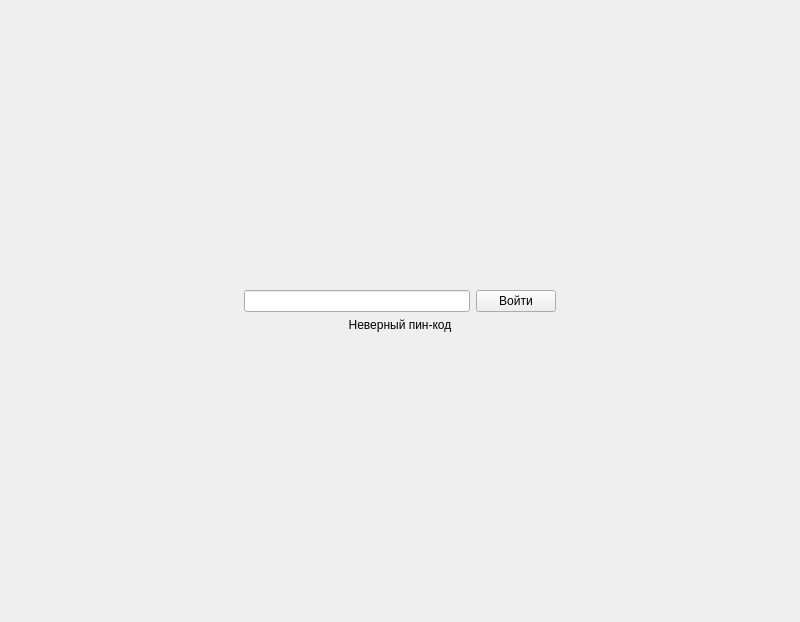
<?xml version="1.0" encoding="UTF-8"?>
<ui version="4.0">
 <class>MainWindow</class>
 <widget class="QMainWindow" name="MainWindow">
  <property name="geometry">
   <rect>
    <x>0</x>
    <y>0</y>
    <width>800</width>
    <height>622</height>
   </rect>
  </property>
  <property name="sizePolicy">
   <sizepolicy hsizetype="Expanding" vsizetype="Expanding">
    <horstretch>0</horstretch>
    <verstretch>0</verstretch>
   </sizepolicy>
  </property>
  <property name="windowTitle">
   <string>MainWindow</string>
  </property>
  <widget class="QWidget" name="centralwidget">
   <property name="sizePolicy">
    <sizepolicy hsizetype="Expanding" vsizetype="Expanding">
     <horstretch>0</horstretch>
     <verstretch>0</verstretch>
    </sizepolicy>
   </property>
   <layout class="QVBoxLayout" name="verticalLayout">
    <item>
     <widget class="QStackedWidget" name="stackedWidget">
      <property name="sizePolicy">
       <sizepolicy hsizetype="Expanding" vsizetype="Expanding">
        <horstretch>0</horstretch>
        <verstretch>0</verstretch>
       </sizepolicy>
      </property>
      <property name="currentIndex">
       <number>1</number>
      </property>
      <widget class="QWidget" name="Open_page">
       <layout class="QGridLayout" name="gridLayout">
        <item row="0" column="0">
         <spacer name="verticalSpacer">
          <property name="orientation">
           <enum>Qt::Orientation::Vertical</enum>
          </property>
          <property name="sizeHint" stdset="0">
           <size>
            <width>20</width>
            <height>40</height>
           </size>
          </property>
         </spacer>
        </item>
        <item row="2" column="0">
         <widget class="QLabel" name="open_failed">
          <property name="text">
           <string/>
          </property>
          <property name="alignment">
           <set>Qt::AlignmentFlag::AlignCenter</set>
          </property>
         </widget>
        </item>
        <item row="1" column="0">
         <layout class="QHBoxLayout" name="horizontalLayout_2">
          <item>
           <spacer name="horizontalSpacer">
            <property name="orientation">
             <enum>Qt::Orientation::Horizontal</enum>
            </property>
            <property name="sizeHint" stdset="0">
             <size>
              <width>40</width>
              <height>20</height>
             </size>
            </property>
           </spacer>
          </item>
          <item>
           <widget class="QLineEdit" name="filename_entered"/>
          </item>
          <item>
           <widget class="QPushButton" name="pushButton">
            <property name="text">
             <string>Открыть</string>
            </property>
           </widget>
          </item>
          <item>
           <spacer name="horizontalSpacer_2">
            <property name="orientation">
             <enum>Qt::Orientation::Horizontal</enum>
            </property>
            <property name="sizeHint" stdset="0">
             <size>
              <width>40</width>
              <height>20</height>
             </size>
            </property>
           </spacer>
          </item>
         </layout>
        </item>
        <item row="3" column="0">
         <spacer name="verticalSpacer_2">
          <property name="orientation">
           <enum>Qt::Orientation::Vertical</enum>
          </property>
          <property name="sizeHint" stdset="0">
           <size>
            <width>20</width>
            <height>40</height>
           </size>
          </property>
         </spacer>
        </item>
       </layout>
      </widget>
      <widget class="QWidget" name="Pin_page">
       <layout class="QGridLayout" name="gridLayout_3">
        <item row="2" column="0">
         <widget class="QLabel" name="wrong_pin">
          <property name="text">
           <string>Неверный пин-код</string>
          </property>
          <property name="alignment">
           <set>Qt::AlignmentFlag::AlignCenter</set>
          </property>
         </widget>
        </item>
        <item row="1" column="0">
         <layout class="QHBoxLayout" name="horizontalLayout_3">
          <item>
           <spacer name="horizontalSpacer_3">
            <property name="orientation">
             <enum>Qt::Orientation::Horizontal</enum>
            </property>
            <property name="sizeHint" stdset="0">
             <size>
              <width>40</width>
              <height>20</height>
             </size>
            </property>
           </spacer>
          </item>
          <item>
           <widget class="QLineEdit" name="pin"/>
          </item>
          <item>
           <widget class="QPushButton" name="check_pin">
            <property name="text">
             <string>Войти</string>
            </property>
           </widget>
          </item>
          <item>
           <spacer name="horizontalSpacer_4">
            <property name="orientation">
             <enum>Qt::Orientation::Horizontal</enum>
            </property>
            <property name="sizeHint" stdset="0">
             <size>
              <width>40</width>
              <height>20</height>
             </size>
            </property>
           </spacer>
          </item>
         </layout>
        </item>
        <item row="0" column="0">
         <spacer name="verticalSpacer_3">
          <property name="orientation">
           <enum>Qt::Orientation::Vertical</enum>
          </property>
          <property name="sizeHint" stdset="0">
           <size>
            <width>20</width>
            <height>40</height>
           </size>
          </property>
         </spacer>
        </item>
        <item row="3" column="0">
         <spacer name="verticalSpacer_4">
          <property name="orientation">
           <enum>Qt::Orientation::Vertical</enum>
          </property>
          <property name="sizeHint" stdset="0">
           <size>
            <width>20</width>
            <height>40</height>
           </size>
          </property>
         </spacer>
        </item>
       </layout>
      </widget>
      <widget class="QWidget" name="Data_page">
       <property name="sizePolicy">
        <sizepolicy hsizetype="Expanding" vsizetype="Expanding">
         <horstretch>0</horstretch>
         <verstretch>0</verstretch>
        </sizepolicy>
       </property>
       <layout class="QGridLayout" name="gridLayout_2">
        <item row="2" column="0">
         <widget class="QTableWidget" name="tableWidget">
          <property name="enabled">
           <bool>true</bool>
          </property>
          <property name="minimumSize">
           <size>
            <width>764</width>
            <height>532</height>
           </size>
          </property>
          <property name="maximumSize">
           <size>
            <width>16777215</width>
            <height>16777215</height>
           </size>
          </property>
          <attribute name="horizontalHeaderCascadingSectionResizes">
           <bool>false</bool>
          </attribute>
          <attribute name="horizontalHeaderMinimumSectionSize">
           <number>0</number>
          </attribute>
          <attribute name="horizontalHeaderDefaultSectionSize">
           <number>100</number>
          </attribute>
          <attribute name="horizontalHeaderHighlightSections">
           <bool>false</bool>
          </attribute>
          <attribute name="horizontalHeaderStretchLastSection">
           <bool>true</bool>
          </attribute>
          <column>
           <property name="text">
            <string>Хэш-код</string>
           </property>
          </column>
          <column>
           <property name="text">
            <string>Номер счёта списания</string>
           </property>
          </column>
          <column>
           <property name="text">
            <string>Номер счёта поступления</string>
           </property>
          </column>
          <column>
           <property name="text">
            <string>Дата и время (ISO 8601)</string>
           </property>
          </column>
         </widget>
        </item>
        <item row="0" column="0">
         <layout class="QHBoxLayout" name="horizontalLayout">
          <item>
           <widget class="QLabel" name="label">
            <property name="sizePolicy">
             <sizepolicy hsizetype="Fixed" vsizetype="Preferred">
              <horstretch>0</horstretch>
              <verstretch>0</verstretch>
             </sizepolicy>
            </property>
            <property name="text">
             <string>Открыт файл: </string>
            </property>
           </widget>
          </item>
          <item>
           <widget class="QLabel" name="file_path">
            <property name="text">
             <string>-</string>
            </property>
           </widget>
          </item>
          <item>
           <widget class="QPushButton" name="openFile">
            <property name="sizePolicy">
             <sizepolicy hsizetype="Fixed" vsizetype="Fixed">
              <horstretch>0</horstretch>
              <verstretch>0</verstretch>
             </sizepolicy>
            </property>
            <property name="text">
             <string>Открыть</string>
            </property>
           </widget>
          </item>
         </layout>
        </item>
        <item row="1" column="0">
         <widget class="QLabel" name="no_data">
          <property name="text">
           <string>Не удалось прочитать данные/данных нет</string>
          </property>
          <property name="alignment">
           <set>Qt::AlignmentFlag::AlignCenter</set>
          </property>
         </widget>
        </item>
       </layout>
      </widget>
     </widget>
    </item>
   </layout>
  </widget>
 </widget>
 <resources/>
 <connections/>
</ui>
